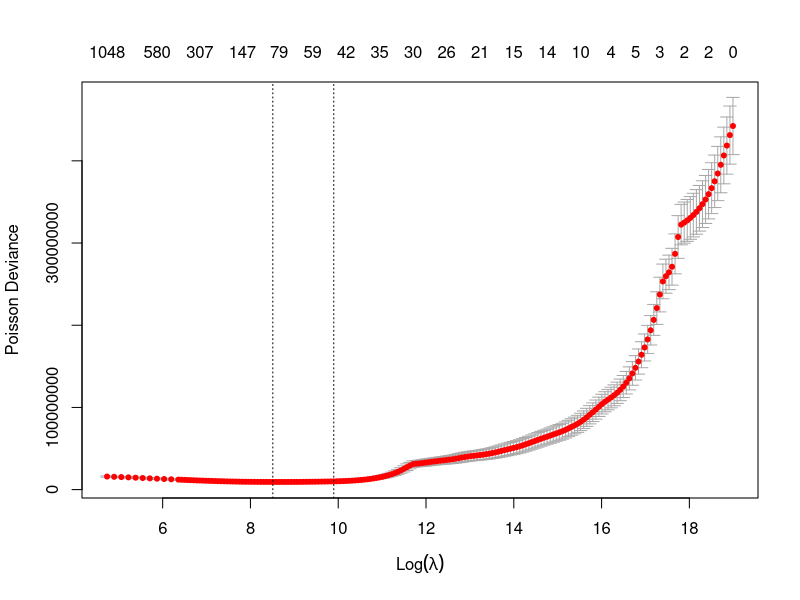
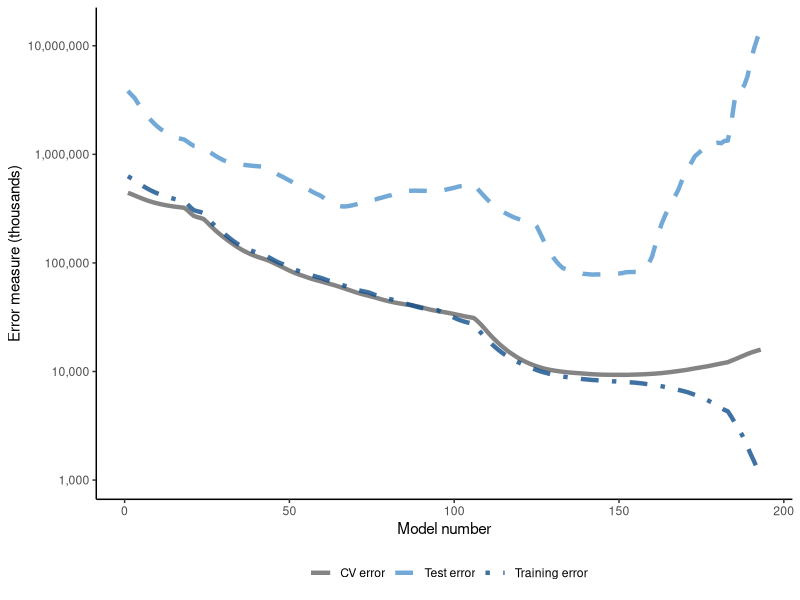
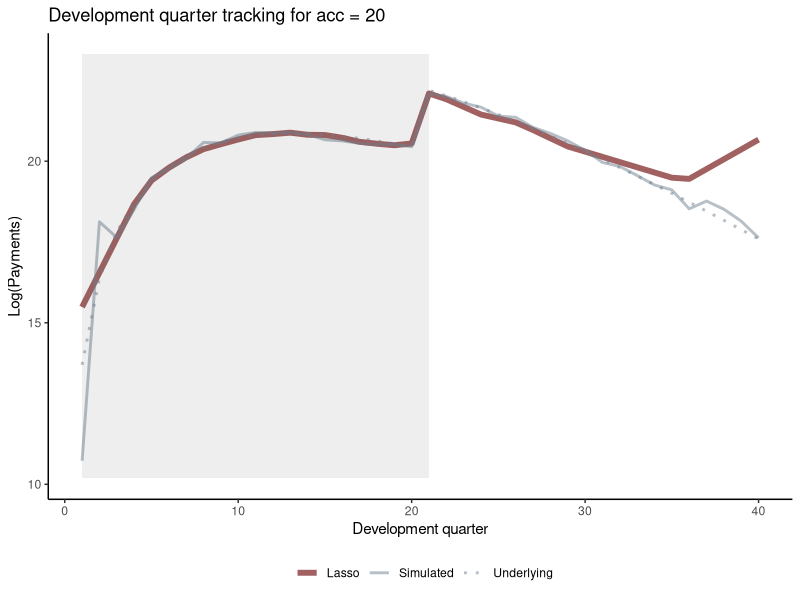
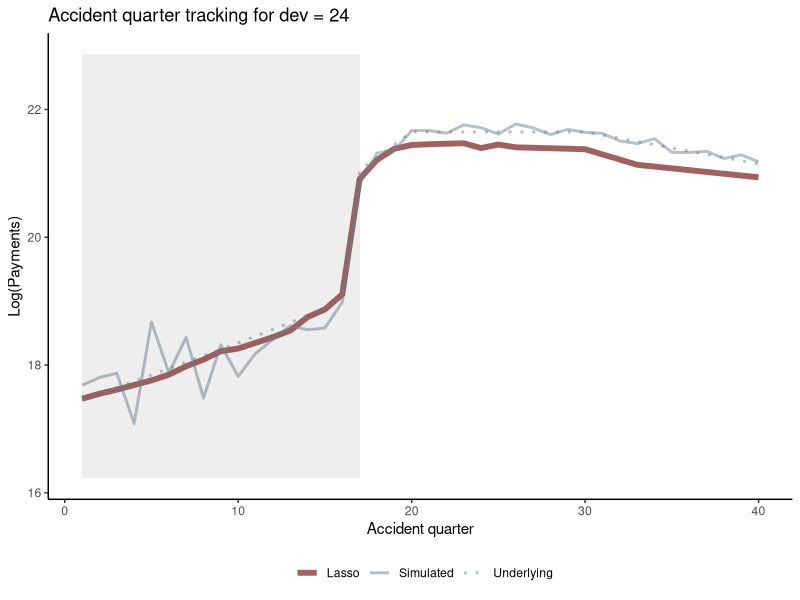
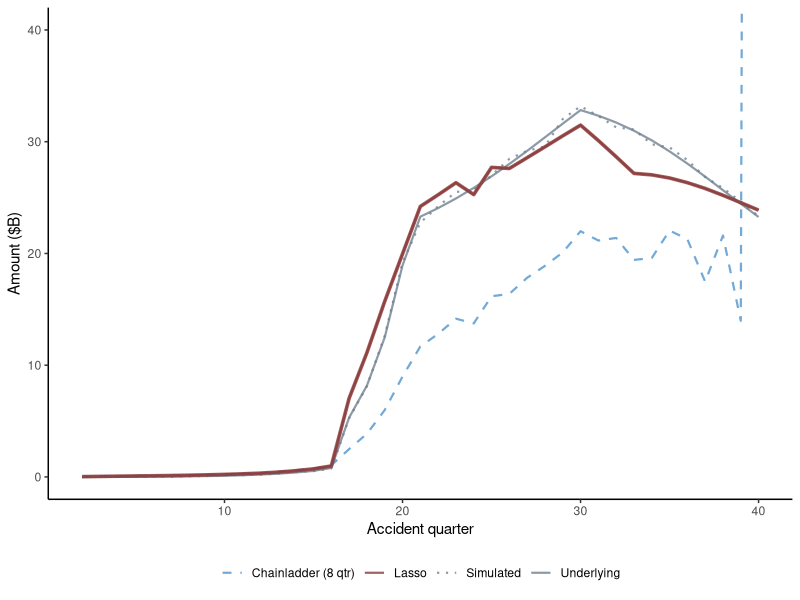

These figures' R source, in order:
## ---- chunk 1
#| collapse: true

library(glmnet)
library(ggplot2)

options("scipen"=99)


## ---- chunk 2

LinearSpline <- function(var, start, stop){
	pmin(stop - start, pmax(0, var - start))
}


## ---- chunk 3

# initialise the seed for reproducibilty
set.seed(130)
numperiods <- 40

#periods
kk <- rep(1:numperiods, each = numperiods) #AQ
jj <- rep(1:numperiods, times= numperiods) #DQ
tt <- kk+jj-1 # PQ


# make a function of the SI effect to make it easier to read 
gammafunc <- function(t){
	gg <- 
		ifelse( t<=12, gg <- 0.0075*LinearSpline(t,1,12),
				ifelse(t<=24,  gg <- 0.0075*LinearSpline(12,1,12) + 0.001* (t-12)*(t-11)/2,
					   ifelse(t<=32, gg <- 0.0075*LinearSpline(12,1,12) + 0.001* (24-12)*(24-11)/2,
					   	   ifelse(t<=40, gg <- 0.0075*LinearSpline(12,1,12) + 0.001* (24-12)*(24-11)/2 + 0.002*(t-32)*(t-31)/2,
					   	   	   0.0075*LinearSpline(12,1,12) + 0.001* (24-12)*(24-11)/2 + 0.002*(40-32)*(40-31)/2
					   	   ))))
	1*gg  #can scale up shape here if desired
}

alpha <- log(100000)+0.1*LinearSpline(kk,1,15)+0.2*LinearSpline(kk,15,20) - 0.05*LinearSpline(kk,30,40) 
beta  <- (16/3 - 1)*log(jj)- (1/3)*jj  # a is 16/3, b is 1/3 
gamma <- gammafunc(tt)
mu <- exp( alpha + beta + gamma + 0.3*beta*ifelse(kk>16 & jj>20,1,0))  # need to check

varbase <- (0.3 * mu[  kk==1 & jj ==16] )^2 # can scale variance up and down here
CC  <-  varbase / mu[  kk==1 & jj ==16]

vars   <- CC*mu
tausq  <- log (vars / (mu^2) + 1)

Y <- exp( rnorm( numperiods^2, mean = log(mu)-0.5*tausq , sd = sqrt(tausq)  ) )

train_ind<-(tt<=numperiods)  

synthetic_data<-data.frame(Y, kk, jj, tt, mu, train_ind )
colnames(synthetic_data)<-c("Y", "acc", "dev", "cal", "mu", "train_ind")


# clean-up
rm(Y, kk, jj, tt, mu, train_ind)

## ---- chunk 4
head(synthetic_data)
tail(synthetic_data)
## ---- chunk 5

# function for ease
GetScaling <- function(vec) {
  fn <- length(vec)
  fm <- mean(vec)
  fc <- vec - fm
  rho_factor <- ((sum(fc^2))/fn)^0.5
}


## ---- chunk 6
synthetic_data_train<-subset(synthetic_data, train_ind==TRUE)

rho_factor_list <- vector(mode="list", length=3)
names(rho_factor_list) <- c("acc", "dev", "cal")

for (v in c("acc", "dev", "cal")){
  rho_factor_list[[v]] <- GetScaling(synthetic_data_train[[v]])
}


print(rho_factor_list)

## ---- chunk 7

GetRamps <- function(vec, vecname, np, scaling){
  
  # vec = fundamental regressor
  # vecname = name of regressor
  # np = number of periods
  # scaling = scaling factor to use
  
  # pre-allocate the matrix to hold the results for speed/efficiency
  n <- length(vec)
  nramps <- (np-1)
  
  mat <- matrix(data=NA, nrow=n, ncol=nramps)
  cnames <- vector(mode="character", length=nramps)
  

  col_indx <- 0

  for (i in 1:(np-1)){
    col_indx <- col_indx + 1

    mat[, col_indx] <- LinearSpline(vec, i, 999) / scaling
    cnames[col_indx] <- paste0("L_", i, "_999_", vecname)
  }
  
  colnames(mat) <- cnames
  
  return(mat)
}

## ---- chunk 8
main_effects_acc <- GetRamps(vec = synthetic_data[["acc"]], vecname = "acc", 
                             np = numperiods, scaling = rho_factor_list[["acc"]])
main_effects_dev <- GetRamps(vec = synthetic_data[["dev"]], vecname = "dev", 
                             np = numperiods, scaling = rho_factor_list[["dev"]])
main_effects_cal <- GetRamps(vec = synthetic_data[["cal"]], vecname = "cal", 
                             np = numperiods, scaling = rho_factor_list[["cal"]])
	
main_effects <- cbind(main_effects_acc, main_effects_dev, main_effects_cal)

print(dim(main_effects))


## ---- chunk 9

GetInts <- function(vec1, vec2, vecname1, vecname2, np, scaling1, scaling2) {
  
  # pre-allocate the matrix to hold the results for speed/efficiency
  n <- length(vec1)
  nints <- (np-1)*(np-1)
  
  mat <- matrix(data=NA_real_, nrow=n, ncol=nints)
  cnames <- vector(mode="character", length=nints)
  

  col_indx <- 0

  for (i in 2:np){
    
    ivec <- LinearSpline(vec1, i-1, i) / scaling1
    iname <- paste0("I_", vecname1, "_ge_", i)
    
    if (length(ivec[is.na(ivec)]>0)) print(paste("NAs in ivec for", i))
    
    for (j in 2:np){
      col_indx <- col_indx + 1  
      mat[, col_indx] <- ivec * LinearSpline(vec2, j-1, j) / scaling2
      cnames[col_indx] <- paste0(iname, "*I_", vecname2, "_ge_", j)
      
      jvec <- LinearSpline(vec2, j-1, j) / scaling2
      if (length(jvec[is.na(jvec)]>0)) print(paste("NAs in jvec for", j))

    }
  }
  
  colnames(mat) <- cnames
  
  return(mat)

  
}

## ---- chunk 10

int_effects <- cbind(
  GetInts(vec1=synthetic_data[["acc"]], vecname1="acc", scaling1=rho_factor_list[["acc"]], np=numperiods, 
                       vec2=synthetic_data[["dev"]], vecname2="dev", scaling2=rho_factor_list[["dev"]]),

    GetInts(vec1=synthetic_data[["dev"]], vecname1="dev", scaling1=rho_factor_list[["dev"]], np=numperiods, 
                       vec2=synthetic_data[["cal"]], vecname2="cal", scaling2=rho_factor_list[["cal"]]),
  
    GetInts(vec1=synthetic_data[["acc"]], vecname1="acc", scaling1=rho_factor_list[["acc"]], np=numperiods, 
                       vec2=synthetic_data[["cal"]], vecname2="cal", scaling2=rho_factor_list[["cal"]])

)


print(dim(int_effects))


## ---- chunk 11

varset <- cbind(main_effects, int_effects)

train_ind <- synthetic_data[["train_ind"]]

num_main_effects <- ncol(main_effects)
num_interactions <- ncol(int_effects)


## ---- chunk 12
penalty_factor <- c( rep(1,num_main_effects), rep(1, num_interactions))

my_pmax <- numperiods^2   # max number of variables ever to be nonzero
my_dfmax <- numperiods*10  #max number of vars in the model


## ---- chunk 13
time1 <- Sys.time()

pre_fit <- glmnet(x = varset[train_ind,], 
                  y = synthetic_data$Y[train_ind], 
                  family = "poisson", 
                  nlambda = 200, 
                  thresh = 1e-08, 
                  lambda.min.ratio = 0, 
                  dfmax = my_dfmax, 
                  pmax = my_pmax, 
                  alpha = 1, 
                  standardize = FALSE, 
                  penalty.factor = penalty_factor, 
                  maxit = 200000)

print(paste("time taken: ", Sys.time() - time1))

## ---- chunk 14

lambdavec <- c(pre_fit$lambda, min(pre_fit$lambda)*(0.85^(1:50)))  # lengthen lambda vector
## ---- chunk 15



#fit now using CV
time1 <- Sys.time()

cv_fit <- cv.glmnet(x = varset[train_ind,], 
                  y = synthetic_data$Y[train_ind], 
                  family = "poisson", 
                  lambda = lambdavec, 
                  nfolds = 8,
                  thresh = 1e-08, 
                  lambda.min.ratio = 0, 
                  dfmax = my_dfmax, 
                  pmax = my_pmax, 
                  alpha = 1, 
                  standardize = FALSE, 
                  penalty.factor = penalty_factor, 
                  maxit = 200000)





print(paste("time taken for cross validation fit: ", Sys.time() - time1))



## ---- chunk 16
plot(cv_fit)
## ---- chunk 17

#training error
predicted_train <- exp(predict(cv_fit, newx = varset[train_ind,], s = cv_fit$lambda))
error_train <- colMeans(((synthetic_data$Y[train_ind] - predicted_train)^2) / predicted_train )

#test error - note 
predicted_test <- exp(predict(cv_fit, newx = varset[!train_ind,], s = cv_fit$lambda))
error_test <- colMeans(((synthetic_data$Y[!train_ind] - predicted_test)^2) / predicted_test )


# number of parameters in models (df field)
# since not all lambdas returned values, use length of cv.glmnet object to get the right value
use_df <- cv_fit$glmnet.fit$df[1:length(cv_fit$lambda)]

#make a stacked data set suitable for ggplot [ i.e. tidy format]
dferrorg <- data.frame( 
  rep(1:length(use_df), times=3), 
  rep(use_df, times=3), 
  c(error_train, error_test, cv_fit$cvm)/1000,
	c( rep("Training error", times=length(use_df)), rep("Test error", times=length(use_df)), rep("CV error", times=length(use_df)) )
)

colnames(dferrorg)<-c("model_number", "num_params", "Error", "labels")	


g <- ggplot(data=dferrorg, aes(x=model_number, y=Error, colour=labels))+
	geom_line(size=1.5, aes(linetype=labels, colour=labels), alpha=0.8)+
	theme_classic()+
	theme(legend.position="bottom")+
	labs(x="Model number", y="Error measure (thousands)")+
	scale_color_manual(name="", values=c("grey40", "steelblue3", "dodgerblue4"))+
	scale_linetype_manual(name="", values=c("solid", "dashed", "dotdash"))+
	scale_y_log10(labels=scales::comma)+
	NULL

print(g)

## ---- chunk 18


#all coefficients
coefs_min <- predict(cv_fit, type = "coefficients", s = cv_fit$lambda.min)
coefnames <- c("Intercept", colnames(varset))

#indicators for non-zero ones
ind_nz_min<-which(!(coefs_min == 0))

#non-zero coefficient
nzcoefs_min<-cbind(coefs_min[ind_nz_min,])
rownames(nzcoefs_min)<-coefnames[ind_nz_min]
colnames(nzcoefs_min)<-c("coefficients [min CV model]")



print(paste("Number of non-zero coefficients in min CV model:", length(nzcoefs_min)))
print(nzcoefs_min)

## ---- chunk 19

synthetic_data$fitted_lasso<- as.vector(exp(predict(cv_fit, newx = varset, s = cv_fit$lambda.min)) )


## ---- chunk 20

GraphModelVals<-function(data, primary_predictor, secondary_predictor, secondary_predictor_val, fitted_name, predictor_label){
	
	#extract data we want to use
	use_data <- data[data[[secondary_predictor]] == secondary_predictor_val,]

	
	# turn into tidy layout - note that we have simulated data, underlying mean, fitted data all to stack.
	data_tidy <- data.frame( 
	  rep(use_data[[primary_predictor]], times=3),
	  c(use_data[["Y"]], use_data[["mu"]], use_data[[fitted_name]]),
	  c(rep("Simulated", times=nrow(use_data)), rep("Underlying", times=nrow(use_data)), rep("Lasso", times=nrow(use_data))) 
	  )
	colnames(data_tidy) <- c("predictor", "values", "data_labels")
	
	data_tidy$values <- log(data_tidy$values)

	
	# extract values for past rectangle
	xmin1 <- min(use_data[[primary_predictor]][use_data$train_ind==TRUE])
	xmax1 <- max(use_data[[primary_predictor]][use_data$train_ind==TRUE])
	
	ymin1 <- min(data_tidy$values)*0.95
	ymax1 <- max(data_tidy$values)*1.05
	
	g <- ggplot(data=data_tidy, aes(x=predictor, y=values, group=data_labels))+
	  geom_line(aes(linetype=data_labels, colour=data_labels, size=data_labels, alpha=data_labels))+
	  scale_colour_manual(name="", values=c("indianred4", "slategrey", "slategrey"))+
	  scale_linetype_manual(name="", values=c("solid", "solid", "dotted"))+
	  scale_size_manual(name="", values=c(2,1,1))+
	  scale_alpha_manual(name="", values=c(0.8, 0.5, 0.5))+
	  theme_classic()+
	  annotate(geom="rect", xmin=xmin1, xmax=xmax1, ymin=ymin1, ymax=ymax1, alpha=0.1)+
	  theme(legend.position="bottom")+
	  labs(x=predictor_label, y="Log(Payments)", title=paste(predictor_label, "tracking for", secondary_predictor, "=", secondary_predictor_val))
	  
	

  invisible(list(data=data_tidy, graph=g))
}


## ---- chunk 21

dev_graph_list <- GraphModelVals(data = synthetic_data, 
                             primary_predictor = "dev", 
                             secondary_predictor = "acc", 
                             secondary_predictor_val = 20, 
                             fitted_name = "fitted_lasso",
                             predictor_label = "Development quarter")


dev_graph_list$graph

## ---- chunk 22

acc_graph_list <- GraphModelVals(data = synthetic_data, 
                             primary_predictor = "acc", 
                             secondary_predictor = "dev", 
                             secondary_predictor_val = 24, 
                             fitted_name = "fitted_lasso",
                             predictor_label = "Accident quarter")


acc_graph_list$graph


## ---- chunk 23

# cumulative payments on training data set
synthetic_data_train$Ycum <- unlist(tapply(synthetic_data_train$Y, synthetic_data_train$acc, cumsum))

# calc cl factors using an 8 quarter average
cl_fac <- numeric(numperiods-1)

for (j in 1:numperiods-1){
  
  cl_fac[j] <- sum(subset(synthetic_data_train, dev == j+1 & acc > (numperiods-8-j) & acc <= numperiods-j)$Ycum) / 
    sum(subset(synthetic_data_train, dev == j & acc > (numperiods-8-j) & acc <= numperiods-j)$Ycum)
}


# accumulate the CL factors
cl_cum <- cumprod(rev(cl_fac))

# leading diagonal
leading_diagonal <- subset(synthetic_data_train, cal == numperiods & acc>1)$Ycum

# CL amounts now
cl_os <- cl_cum * leading_diagonal - leading_diagonal

## ---- chunk 24

print("CL outstanding estimates")
head( data.frame(Accident=numperiods:2, os = rev(cl_os/1000000000)))


## ---- chunk 25

synthetic_data_test <- subset(synthetic_data, train_ind == FALSE)

lasso_os <- tapply(synthetic_data_test$fitted_lasso, synthetic_data_test$acc, sum)
sim_os <- tapply(synthetic_data_test$Y, synthetic_data_test$acc, sum)
true_os <- tapply(synthetic_data_test$mu, synthetic_data_test$acc, sum)


#combine into a tidy dataset for ggplot
# add a linetype option to have different linetypes
compare_os <- data.frame(
  rep(2:numperiods, times=4), 
  c(sim_os, lasso_os, cl_os, true_os)/1000000000,
  c(rep("Simulated", times=numperiods-1), rep("Lasso", times=numperiods-1), rep("Chainladder (8 qtr)", times=numperiods-1), rep("Underlying", times=numperiods-1) )
)
colnames(compare_os)<-c("Accident", "Outstanding", "data_labels")



## ---- chunk 26
os_plot <-
	ggplot(data=compare_os, aes(x=Accident, y=Outstanding, group=data_labels))+
	geom_line(aes(colour=data_labels, linetype=data_labels), alpha=0.8, size=0.75)+
	scale_colour_manual(name="", values=c("steelblue3", "indianred4", "slategrey", "slategrey" ))+
	scale_linetype_manual(name="", values=c("dashed", "solid", "dotted", "solid" ))+
	geom_line(data=subset(compare_os, data_labels=="Lasso"), aes(colour=data_labels), size=1.25, alpha=0.8, colour="indianred4", linetype="solid")+
  coord_cartesian(ylim=c(0, 40))+
	theme_classic()+
	theme(legend.position="bottom", legend.title=element_blank())+
	scale_y_continuous(labels=scales::comma)+
	labs(x="Accident quarter", y="Amount ($B)")+
	NULL

os_plot

## ---- chunk 27
sessionInfo()
## ---- chunk 28
#| include: false

knitr::knit_exit()
